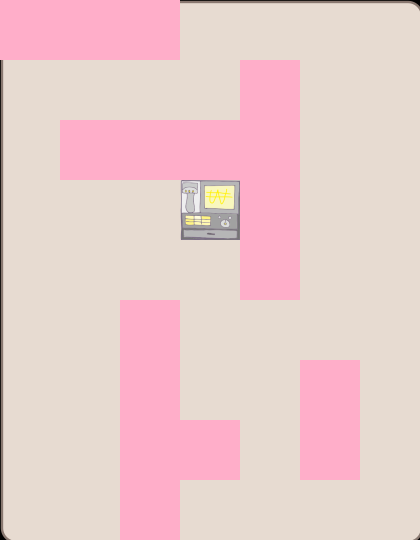

This is a level from a 2D game, rendered from its Tiled map with the project's own tilesets. A one-line summary and the map file follow, with tile-layer data summarised:
An orthogonal 7x9 tile map with 60x60 px tiles, 3 tile layers (background, wall, Items), 3 tilesets and 16 objects (counter, item1, item3, item4, item2, ...).

<map version="1.0" orientation="orthogonal" width="7" height="9" tilewidth="60" tileheight="60">
 <tileset firstgid="1" name="background1" tilewidth="60" tileheight="60">
  <image source="background1.png" width="424" height="544" />
 </tileset>
 <tileset firstgid="64" source="metaset1.tsx" />
 <tileset firstgid="65" name="wall" tilewidth="60" tileheight="60">
  <image source="wall.png" width="120" height="120" />
 </tileset>
 <layer name="background" width="7" height="9">
  <data>[63 cells, 63 non-empty, 63 distinct tile ids]</data>
 </layer>
 <layer name="wall" width="7" height="9">
  <data>[63 cells, 18 non-empty, 4 distinct tile ids]</data>
 </layer>
 <layer name="Items" width="7" height="9">
  <data>[63 cells, 17 non-empty, 1 distinct tile ids]</data>
 </layer>
 <objectgroup name="endPoint" width="7" height="9">
  <object name="counter" x="187" y="185" width="45" height="44" />
 </objectgroup>
 <objectgroup name="items" width="7" height="9">
  <object name="item1" x="8" y="181" width="48" height="50" />
  <object name="item3" x="9" y="424" width="45" height="46" />
  <object name="item4" x="307" y="484" width="46" height="47" />
  <object name="item2" x="301" y="125" width="54" height="49" />
 </objectgroup>
 <objectgroup name="foods" width="7" height="9">
  <object name="food1" x="187" y="7" width="46" height="46" />
  <object name="food2" x="67" y="68" width="44" height="45" />
  <object name="food3" x="363" y="65" width="48" height="43" />
  <object name="food4" x="305" y="183" width="49" height="46" />
  <object name="food5" x="307" y="246" width="44" height="45" />
  <object name="food6" x="186" y="301" width="46" height="47" />
  <object name="food7" x="68" y="369" width="42" height="44" />
  <object name="food9" x="187" y="491" width="42" height="44" />
  <object name="food8" x="247" y="430" width="42" height="44" />
 </objectgroup>
 <objectgroup name="object" width="7" height="9">
  <object name="character" x="67" y="427" width="47" height="45" />
 </objectgroup>
 <objectgroup name="obstacle" width="7" height="9">
  <object name="obstaclePoint" x="65" y="244" width="50" height="50" />
 </objectgroup>
</map>
